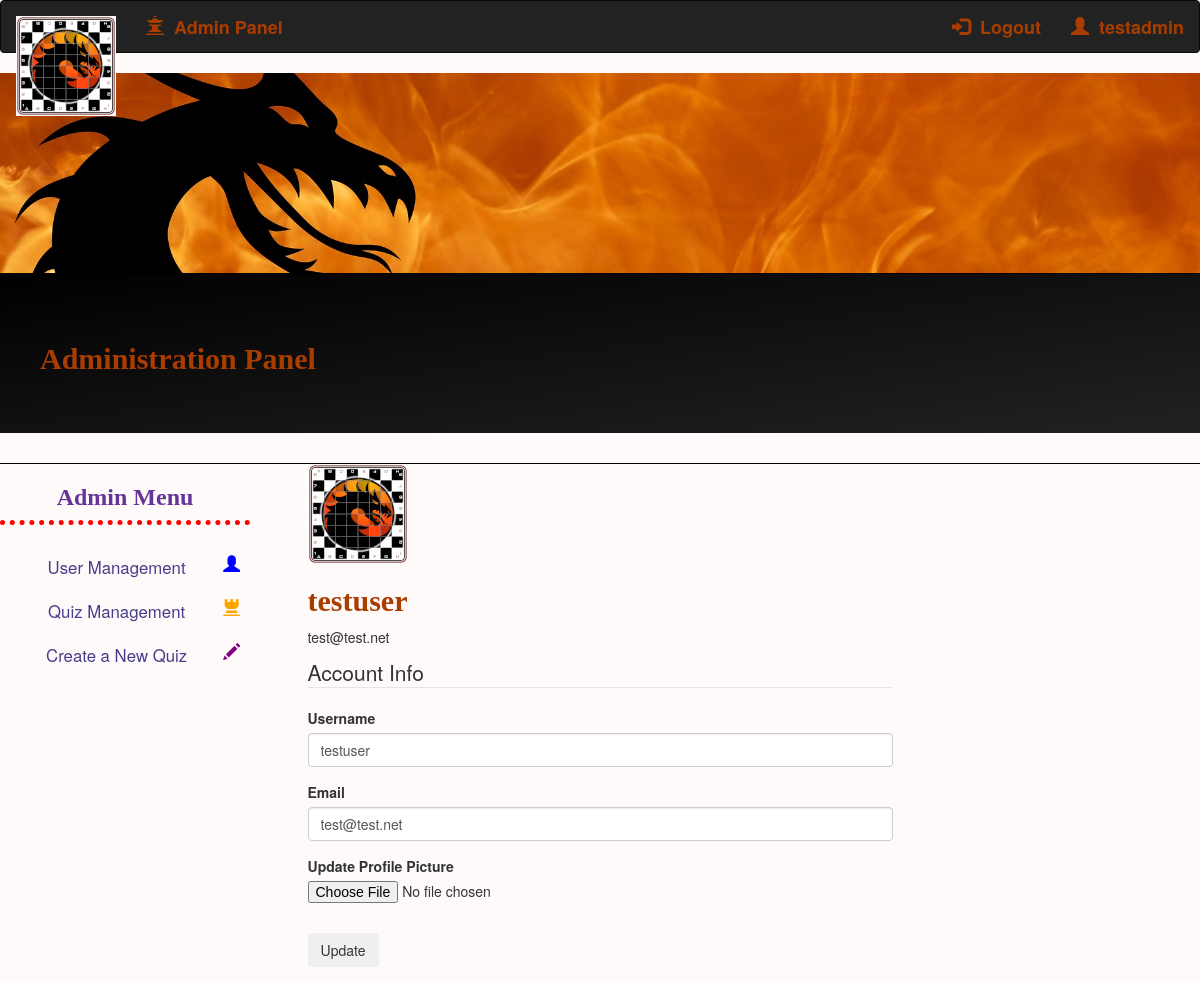
The page /account?user=1 (signed in) on the database its author committed.
### app/models.py (models this page shows, shortened)
class User(UserMixin, db.Model):
    id = db.Column(db.Integer, primary_key=True)
    username = db.Column(db.String(64), index=True, unique=True)
    first_name = db.Column(db.String(64))
    last_name = db.Column(db.String(64))
    email = db.Column(db.String(120), index=True, unique=True)
    about_me = db.Column(db.String(140))
    last_seen = db.Column(db.DateTime, default=datetime.utcnow)
    password_hash = db.Column(db.String(128))
    image_file = db.Column(db.String(128))
    is_admin = db.Column(db.Boolean, index=True)
    is_active = db.Column(db.Boolean, index=True)

### app/routes.py (the view)
@app.route("/account", methods=['GET', 'POST'])
@login_required
def account():
    form = UpdateAccountForm()
    if current_user.is_admin and not request.args.get("user") == None:
        userid = request.args.get("user")
        user = User.query.get(int( userid))
    else :
        user = current_user
    if form.validate_on_submit():
        if form.picture.data:
            picture_file = save_picture(form.picture.data)
            user.image_file = picture_file
        user.username = form.username.data
        user.email = form.email.data
        db.session.commit()
        return redirect(url_for('account'))
    elif request.method == 'GET':
        form.username.data = user.username
        form.email.data = user.email
    if not user.image_file is None:
        image_file = url_for('static', filename='profile_pics/' + user.image_file)
    else:
        image_file = None
    return render_template('account.html', title='Account',
                           image_file=image_file, form=form, user = user)

### app/forms.py (shortened to what this page needs)
class UpdateAccountForm(FlaskForm):
    username = StringField('Username',
                           validators=[DataRequired(), Length(min=2, max=20)])
    email = StringField('Email',
                        validators=[DataRequired(), Email()])
    picture = FileField('Update Profile Picture', validators=[FileAllowed(['jpg', 'png'])])
    submit = SubmitField('Update')

### app/models.py (called while the page is built)
@login.user_loader
def load_user(id):
    return User.query.get(int(id))

### app/templates/account.html (shortened to what this page needs)
{% extends "base.html" %}
{% block content %}
<div class="jumbotron" id='myTitle'>
    <h2>Administration Panel</h2>
</div>
<div id='moreFlames'></div>
<div class="row">
    <div class="col-sm-3">
        {% include '/admin/admin_menu.html' %}
    </div>
    <div class="col-sm-6">
        <div class="content-section">
            <div class="media">
                <img class="rounded-circle account-img" src="{{ image_file }}">
                <div class="media-body">
                    <h2 class="account-heading">{{ user.username }}</h2>
                    <p class="text-secondary">{{ user.email }}</p>
                </div>
            </div>
            <form method="POST" action="" enctype="multipart/form-data">
                <fieldset class="form-group">
                    <legend class="border-bottom mb-4">Account Info</legend>
                    <div class="form-group">
                        {{ form.username.label(class="form-control-label") }}
                        {% if form.username.errors %}
                        {{ form.username(class="form-control form-control-lg is-invalid") }}
                        <div class="invalid-feedback">
                            {% for error in form.username.errors %}
                            <span>{{ error }}</span>
                            {% endfor %}
                        </div>
                        {% else %}
                        {{ form.username(class="form-control form-control-lg") }}
                        {% endif %}
                    </div>
                    <div class="form-group">
                        {{ form.email.label(class="form-control-label") }}
                        {% if form.email.errors %}
                        {{ form.email(class="form-control form-control-lg is-invalid") }}
                        <div class="invalid-feedback">
                            {% for error in form.email.errors %}
                            <span>{{ error }}</span>
                            {% endfor %}
                        </div>
                        {% else %}
                        {{ form.email(class="form-control form-control-lg") }}
                        {% endif %}
                    </div>
                    <div class="form-group">
                        {{ form.picture.label() }}
                        {{ form.picture(class="form-control-file") }}
                    </div>
                </fieldset>
                <div class="form-group">
                    {{ form.submit(class="btn btn-outline-info") }}
                </div>
        </div>
    </div>
    </div class="col-sm-3">
{% endblock content %}

### app/templates/base.html (shortened to what this page needs)
<!DOCTYPE html>
<html>
    <head>
    <link rel="stylesheet" href="https://maxcdn.bootstrapcdn.com/bootstrap/3.4.1/css/bootstrap.min.css">
    <link href="//netdna.bootstrapcdn.com/bootstrap/3.4.1/css/bootstrap-glyphicons.css" rel="stylesheet">
    <link rel="stylesheet" href="static/css/main_style.css">
    </head>
    <body>
        <nav class="navbar navbar-inverse" style="font-size: large;">
            <div class="container-fluid">
              <div class="navbar-header">
                <a class="navbar-brand" href="{{ url_for('index') }}"><img id="logo_small" src="../static/img/logo_small.png"></a>
              </div>
              <ul class="nav navbar-nav our_nav">
                {% if current_user.is_admin %}
                    <li><a href="{{ url_for('admin') }}"><span class='glyphicon glyphicon-queen'></span>&nbsp; Admin Panel</a></li>
                {% endif %}
              </ul>
              {% if not current_user.is_anonymous %}
              <ul class='nav navbar-nav navbar-right'>
                <li><a href="{{ url_for('account') }}"><span class='glyphicon glyphicon-user'></span>&nbsp; {{ current_user.username }}</a></li>
              </ul>
              <ul class='nav navbar-nav navbar-right'>
                  <li><a href="{{ url_for('logout') }}"><span class='glyphicon glyphicon-log-in'></span>&nbsp; Logout</a></li>
              </ul>
              {% endif %}
            </div>
        </nav>
        <div id='myBanner'>
        </div>
        {% block content %}{% endblock %}
    </body>
</html>

### app/static/css/main_style.css (style rules this page uses)
body { background-color: snow; }
h2 { font-family: Georgia, 'Times New Roman', Times, serif; font-weight: bolder; color: #a93d00 }
.nav a { color: #a93d00 !important; font-weight: bolder; }
#myBanner { background-image: url('/static/img/banner2.jpg'); background-size: cover; height: 200px; background-position: center; background-repeat: no-repeat; animation: animate_banner 10s infinite; }
#moreFlames { width: 100%; height: 1px; background-color: black; animation: animate_banner 10s infinite; }
#myTitle { text-align: left; background-image: linear-gradient(to bottom right, black, #222); background-color: #222; text-indent: 40px; }
.jumbotron { background-color: black; }
.col-sm-6 { border-radius: 10px; }

### rows shown on the page
User: username "testadmin"
User: username "testuser", email "test@test.net"
